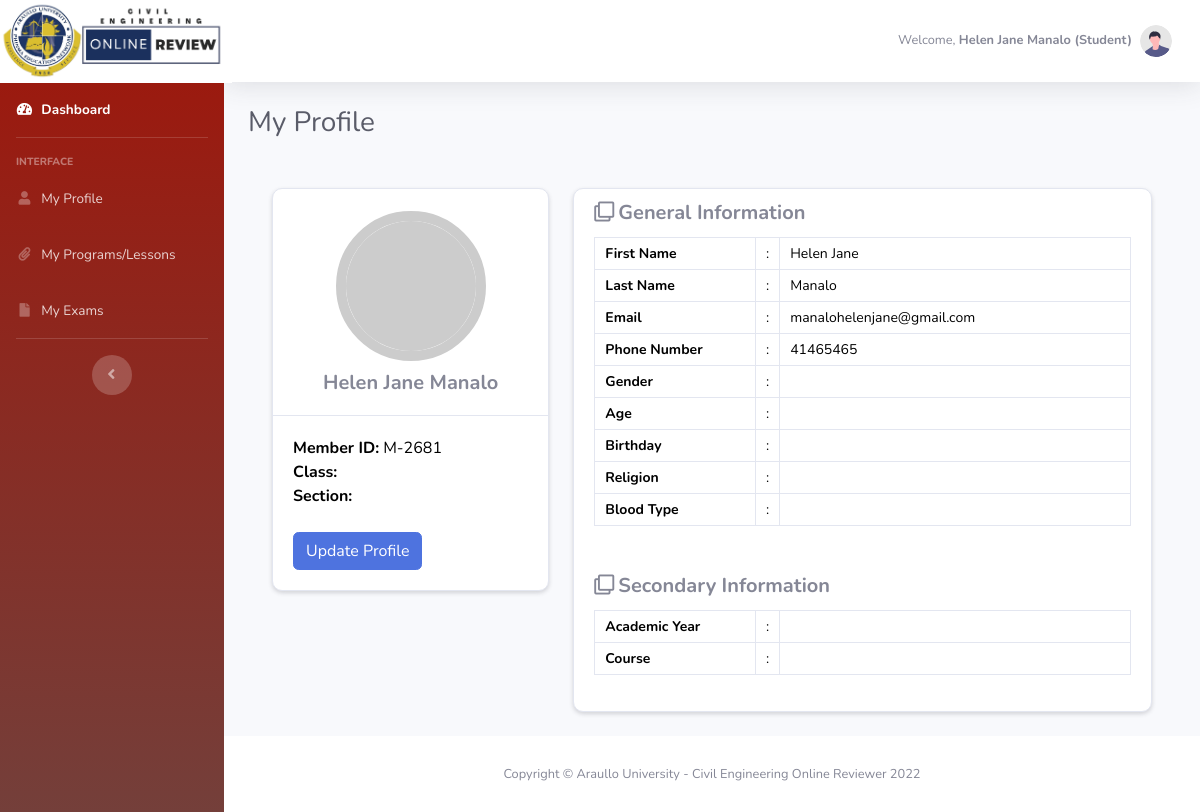
The page /dashboard/student_profile.php (signed in) on the database its author committed.
### tables this page shows
CREATE TABLE `user_account` (
  `id` int(11) NOT NULL,
  `member_id` varchar(50) NOT NULL,
  `email_address` varchar(50) NOT NULL,
  `firstname` varchar(50) NOT NULL,
  `last_name` varchar(50) NOT NULL,
  `phone_number` int(11) NOT NULL,
  `age` int(11) NOT NULL,
  `birthday` varchar(50) NOT NULL,
  `religion` varchar(50) NOT NULL,
  `blood_type` varchar(50) NOT NULL,
  `upload_image` varchar(255) NOT NULL,
  `gender` varchar(50) NOT NULL,
  `user_type` varchar(25) NOT NULL,
  `password` varchar(255) NOT NULL,
  `date_created` varchar(100) NOT NULL,
  `date_updated` varchar(100) NOT NULL
);

### dashboard/model/Admin.php (called while the page is built, shortened)
<?php
	class Admin {
		public $db;
		public function __construct(){
			$this->db = new mysqli(DB_HOST, DB_USER, DB_PASSWORD, DB_DATABASE);
		}
    	public function get_fullname($email_address){
    		$sql3="SELECT CONCAT_WS(' ', firstname, last_name) as fullname FROM user_account WHERE email_address = '$email_address'";
	        $result = mysqli_query($this->db,$sql3);
	        $user_data = mysqli_fetch_array($result);
	        return $user_data['fullname'];
    	}
    	public function get_usertype($email_address){
    		$sql3="SELECT user_type FROM user_account WHERE email_address = '$email_address'";
	        $result = mysqli_query($this->db,$sql3);
	        $user_data = mysqli_fetch_array($result);
	        return $user_data['user_type'];
    	}
	}
?>

### dashboard/model/Student.php (called while the page is built, shortened)
<?php
	class Student{
		public $db;
		public function __construct(){
			$this->db = new mysqli(DB_HOST, DB_USER, DB_PASSWORD, DB_DATABASE);
		}
        public function get_student_info($email_address){
    		$sql3="SELECT CONCAT_WS(' ', a.firstname, a.last_name) as fullname,
                        a.firstname,
                        a.last_name,
                        a.member_id,
                        a.email_address,
                        a.gender,
                        a.age,
                        a.birthday,
                        a.religion,
                        a.blood_type,
                        a.phone_number,
                        b.academic_year,
                        b.course,
                        b.section,
						b.class,
						a.id
                FROM user_account a
                LEFT JOIN user_additional_information b ON b.member_id = a.member_id
                WHERE a.email_address = '$email_address' AND user_type='Student'";
	        $result = mysqli_query($this->db,$sql3);
	        return $user_data = mysqli_fetch_assoc($result);
    	}
	}
?>

### dashboard/student_profile.php (the view, shortened to what this page needs)
<?php
    include_once('db_header.php');
?>
    <h1 class="h3 mb-4 text-gray-800">My Profile</h1>
    <div class="student-profile py-4">
        <div class="container">
            <div class="row">
                <?php
                    $get_profile_info =  $student->get_student_info($_SESSION['email_address']);
                ?>
                <div class="col-lg-4">
                    <div class="card shadow-sm">
                        <div class="card-header bg-transparent text-center">
                            <img class="profile_img" src="https://placeimg.com/640/480/arch/any" alt="">
                            <h3><?php echo $get_profile_info['fullname'];?></h3>
                        </div>
                        <div class="card-body">
                            <p class="mb-0"><strong class="pr-1">Member ID:</strong><?php echo $get_profile_info['member_id'];?></p>
                            <p class="mb-0"><strong class="pr-1">Class:</strong><?php echo $get_profile_info['class'];?></p>
                            <p class="mb-0"><strong class="pr-1">Section:</strong><?php echo $get_profile_info['section'];?></p>
                            <br/>
                            <a class="btn btn-primary" href="update_student_profile.php">Update Profile</a>
                        </div>
                    </div>
                </div>
                <div class="col-lg-8">
                    <div class="card shadow-sm">
                        <div class="card-header bg-transparent border-0">
                            <h3 class="mb-0"><i class="far fa-clone pr-1"></i>General Information</h3>
                        </div>
                        <div class="card-body pt-0">
                            <table class="table table-bordered">
                                <tr>
                                    <th width="30%">First Name</th>
                                    <td width="2%">:</td>
                                    <td><?php echo $get_profile_info['firstname'];?></td>
                                </tr>
                                <tr>
                                    <th width="30%">Last Name</th>
                                    <td width="2%">:</td>
                                    <td><?php echo $get_profile_info['last_name'];?></td>
                                </tr>
                                <tr>
                                    <th width="30%">Email</th>
                                    <td width="2%">:</td>
                                    <td><?php echo $get_profile_info['email_address'];?></td>
                                </tr>
                                <tr>
                                    <th width="30%">Phone Number</th>
                                    <td width="2%">:</td>
                                    <td><?php echo $get_profile_info['phone_number'];?></td>
                                </tr>
                                <tr>
                                    <th width="30%">Gender</th>
                                    <td width="2%">:</td>
                                    <td>
                                    </td>
                                </tr>
                                <tr>
                                    <th width="30%">Age</th>
                                    <td width="2%">:</td>
                                    <td>
                                    </td>
                                </tr>
                                <tr>
                                    <th width="30%">Birthday</th>
                                    <td width="2%">:</td>
                                    <td>
                                    </td>
                                </tr>
                                <tr>
                                    <th width="30%">Religion</th>
                                    <td width="2%">:</td>
                                    <td>
                                    </td>
                                </tr>
                                <tr>
                                    <th width="30%">Blood Type</th>
                                    <td width="2%">:</td>
                                    <td>
                                    </td>
                                </tr>
                            </table>
                        </div>
                        <div class="card-header bg-transparent border-0">
                            <h3 class="mb-0"><i class="far fa-clone pr-1"></i>Secondary Information</h3>
                        </div>
                        <div class="card-body pt-0">
                            <table class="table table-bordered">
                                <tr>
                                    <th width="30%">Academic Year</th>
                                    <td width="2%">:</td>
                                    <td> <?php echo !empty($get_profile_info['academic_year']) ?
                                                        $get_profile_info['academic_year'] :  '';?></td>
                                </tr>
                                <tr>
                                    <th width="30%">Course</th>
                                    <td width="2%">:</td>
                                    <td><?php echo !empty($get_profile_info['course']) ?
                                                        $get_profile_info['course'] :  '';?></td>
                                </tr>
                            </table>
                        </div>
                    </div>
                </div>
            </div>
        </div>
    </div>
<?php
    include_once('db_footer.php');
?>

### dashboard/db_header.php (shortened to what this page needs)
<?php
    require_once ('model/Admin.php');
    require_once ('model/Student.php');
    $admin = new Admin();
    $student = new Student();
?>
<!DOCTYPE html>
<html lang="en">
<head>
    <link href="vendor/fontawesome-free/css/all.min.css" rel="stylesheet" type="text/css">
    <link href="css/sb-admin-2.min.css" rel="stylesheet">
    <link href="vendor/datatables/dataTables.bootstrap4.min.css" rel="stylesheet">
</head>
<body id="page-top">
    <div id="wrapper">
        <?php
            include_once("menu.php")
        ?>
    <div id="content-wrapper" class="d-flex flex-column">
        <div id="content">
            <nav class="navbar navbar-expand navbar-light bg-white topbar mb-4 static-top shadow">
                <ul class="navbar-nav ml-auto">
                    <li class="nav-item dropdown no-arrow">
                        <a class="nav-link dropdown-toggle" href="#" id="userDropdown" role="button"
                            data-toggle="dropdown" aria-haspopup="true" aria-expanded="false">
                            <?php
                                if (isset($_SESSION['email_address'])) :
                            ?>
                                <span class="mr-2 d-none d-lg-inline text-gray-600 small">Welcome, <strong><?php echo $admin->get_fullname($_SESSION['email_address']); ?> (<?php echo $admin->get_usertype($_SESSION['email_address']); ?>)</strong></span>
                                <img class="img-profile rounded-circle"
                                    src="img/undraw_profile.svg">
                            <?php
                                endif
                            ?>
                        </a>
                    </li>
                </ul>
            </nav>
            <div class="container-fluid">

### dashboard/menu.php (shortened to what this page needs)
<ul class="navbar-nav bg-gradient-primary sidebar sidebar-dark accordion" id="accordionSidebar">
    <a class="sidebar-brand d-flex align-items-center justify-content-center" href="index.html">
        <div class="sidebar-brand-text mx-3"><img src="../assets/img/logo.png" height="85px" /></div>
    </a>
    <li class="nav-item active">
        <a class="nav-link" href="index.php">
            <i class="fas fa-fw fa-tachometer-alt"></i>
            <span>Dashboard</span></a>
    </li>
    <hr class="sidebar-divider">
    <div class="sidebar-heading">
        Interface
    </div>
    <?php if ($admin->get_usertype($_SESSION['email_address']) == 'Student') { ?>
        <li class="nav-item">
            <a class="nav-link" href="student_profile.php">
                <i class="fas fa-fw fa-user"></i>
                <span>My Profile</span>
            </a>
        </li>
        <li class="nav-item">
            <a class="nav-link" href="student_programs.php">
                <i class="fas fa-fw fa-paperclip"></i>
                <span>My Programs/Lessons</span>
            </a>
        </li>
        <li class="nav-item">
            <a class="nav-link" href="student_exams.php">
                <i class="fas fa-fw fa-file"></i>
                <span>My Exams</span>
            </a>
        </li>
    <?php } ?>
    <hr class="sidebar-divider">
    <div class="text-center d-none d-md-inline">
        <button class="rounded-circle border-0" id="sidebarToggle"></button>
    </div>
</ul>

### dashboard/db_footer.php (shortened to what this page needs)
    </div>
            </div>
    <footer class="sticky-footer bg-white">
                    <div class="container my-auto">
                        <div class="copyright text-center my-auto">
                            <span>Copyright &copy; Araullo University - Civil Engineering Online Reviewer 2022</span>
                        </div>
                    </div>
                </footer>
            </div>
        </div>
    </body>
</html>

### rows shown on the page
user_account: user_type "Student", member "M-2681", firstname "Helen Jane", last_name "Manalo", email_address "manalohelenjane@gmail.com", phone_number "41465465"

### other values the page prints
$admin->get_fullname($_SESSION['email_address']) "Helen Jane Manalo"
$get_profile_info['fullname'] "Helen Jane Manalo"
